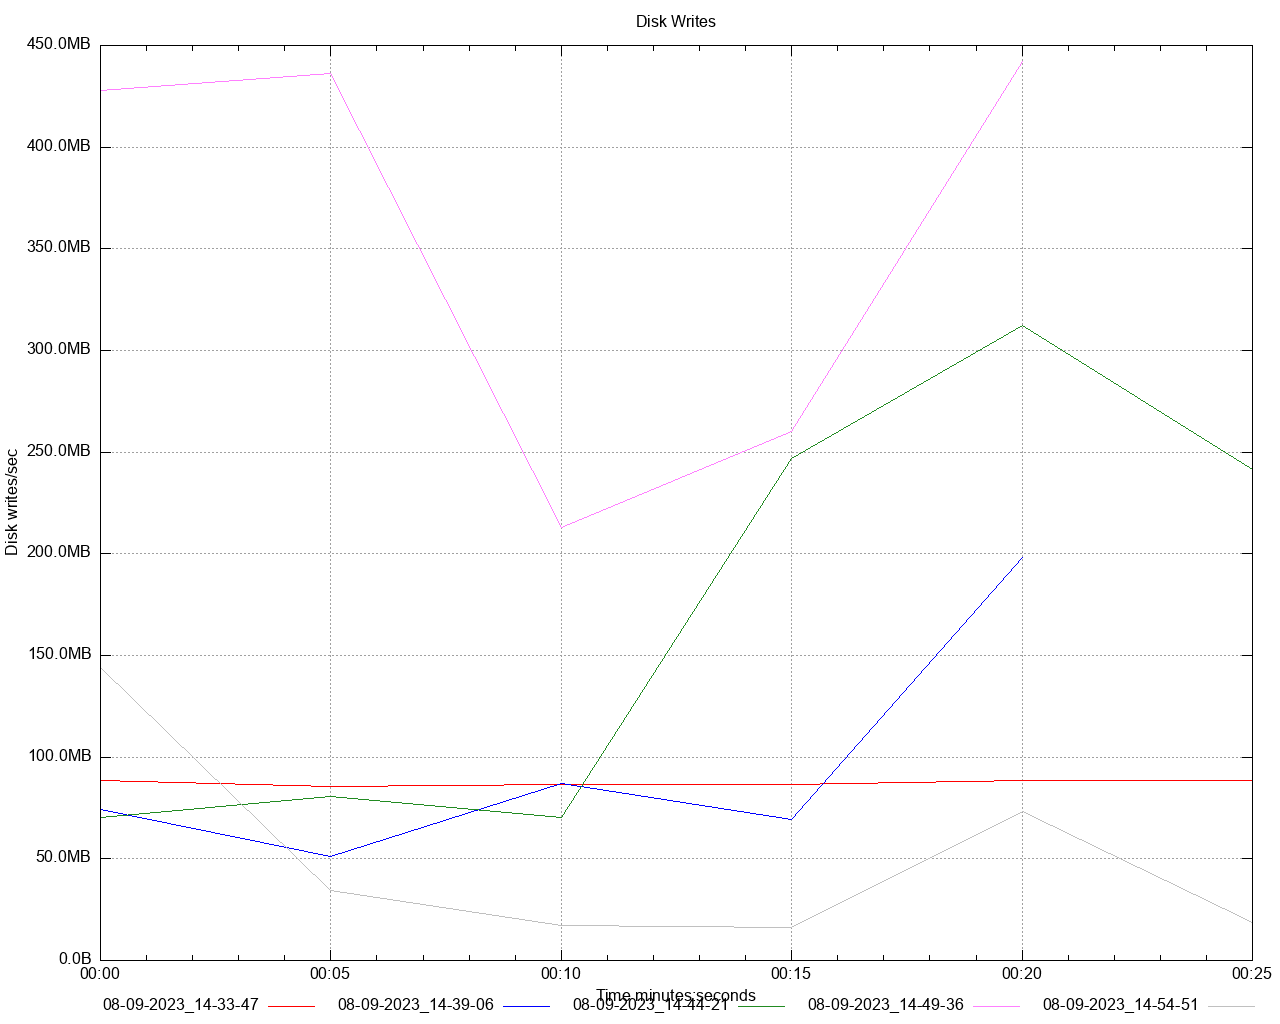

Generate this figure with gnuplot:
set title 'Disk Writes' noenhanced
set style data lines
set datafile separator ","
set terminal png size 1280,1024
set grid
set key below
set xdata time
set timefmt "%s"
offset = 0
t0(x)=(offset=($0==0) ? x : offset, x - offset)
set xlabel 'Time minutes:seconds'
set ylabel 'Disk writes/sec'
set format y '%.1s%cB'
set output '/Users/gbarnett/git/hazelcast-simulator/atomiclong-3node-member/atomicreference/dstat/disk_write_A1.png'
plot \
   '/Users/gbarnett/git/hazelcast-simulator/atomiclong-3node-member/atomicreference/data/disk_write_A1_1.data' using (t0(timecolumn(1))):2 title "08-09-2023_14-33-47" noenhanced lt rgb "red", \
   '/Users/gbarnett/git/hazelcast-simulator/atomiclong-3node-member/atomicreference/data/disk_write_A1_2.data' using (t0(timecolumn(1))):2 title "08-09-2023_14-39-06" noenhanced lt rgb "blue", \
   '/Users/gbarnett/git/hazelcast-simulator/atomiclong-3node-member/atomicreference/data/disk_write_A1_3.data' using (t0(timecolumn(1))):2 title "08-09-2023_14-44-21" noenhanced lt rgb "forest-green", \
   '/Users/gbarnett/git/hazelcast-simulator/atomiclong-3node-member/atomicreference/data/disk_write_A1_4.data' using (t0(timecolumn(1))):2 title "08-09-2023_14-49-36" noenhanced lt rgb "orchid", \
   '/Users/gbarnett/git/hazelcast-simulator/atomiclong-3node-member/atomicreference/data/disk_write_A1_5.data' using (t0(timecolumn(1))):2 title "08-09-2023_14-54-51" noenhanced lt rgb "grey", \
